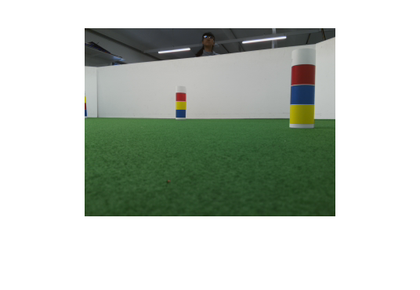
%> input picture Week 7/map1.png, 420 x 290 px, shrunk from 536 x 370 before the run
$ octave --eval "result = sense1159(imread('map1.png'));"   (GNU Octave 9; MATLAB toolbox functions it lacks are replaced by stand-ins)
%> lines starting %> are read from the running program, lines starting %| are printed output that depends on the picture; in (x1, y1, x2, y2) boxes, pixels count from 0 and x2, y2 are one past the last pixel; in counts of white or black regions, pixels touching at a corner belong together; the program's own positions count from 1
function Z = sense1159(I)
% input: I is an RGB image of the robot's view
% output: Z = 1xn where n is the number of beacons in the image.


%for week 8 task, detect IDs and estimate range and bearing
% input: I is an RGB image of the robot's view
% output: Z = nx3 where Z(i,:) = [id range bearing] (bearing should be in degrees)

% Getting the image
%     load map1r1.mat;
%     I = data(1).image;

%load map1r1.mat
%I = data(1).image;
RGB = I;
%> RGB is the input picture: size 290x420x3 uint8; mean R, G, B 192.6, 199.9, 191.3

% For Blue mask
[BWB,maskedRGBImage] = ForBlueColor2(RGB);
%> in ForBlueColor2, `I = rgb2hsv(RGB);`: I: size 290x420x3 double; mean H, S, V 0.131, 0.109, 0.786
%> in ForBlueColor2, `sliderBW = (I(:,:,1) >= channel1Min ) & (I(:,:,1) <= channel1Max) & (I..`:
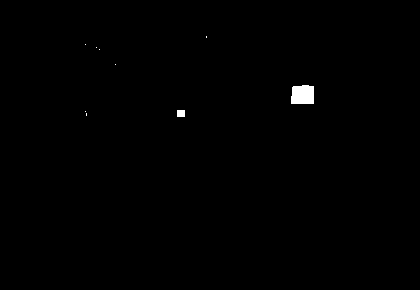
%> sliderBW: size 290x420 logical; 0.39% white; 9 white regions (7 under 20 px), largest, box (x1, y1, x2, y2) and area: (291, 85, 314, 104) 410, (177, 110, 185, 117) 56
s_Blue = regionprops(BWB,'centroid');
%> s_Blue = 2 regions; Centroid: [181.5 114], [303.3 95.5]
%Areas_Blue = regionprops(BWB,'Area');
%AreaOfBlueCentroids = Areas_Blue.Area;
centroids_Blue = cat(1,s_Blue.Centroid);
%> centroids_Blue = [181.5 114; 303.3 95.46]


% For Red mask
[BWR,maskedRGBImage] = ForRedColor(RGB);
%> in ForRedColor, `sliderBW = ( (I(:,:,1) >= channel1Min) | (I(:,:,1) <= channel1Max) ) &..`:
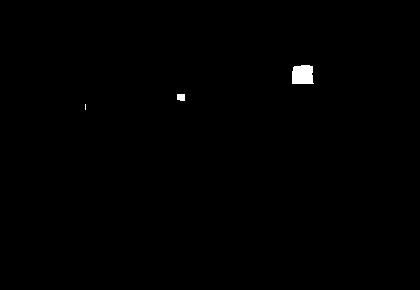
%> sliderBW: size 290x420 logical; 0.36% white; 3 white regions (1 under 20 px), largest, box (x1, y1, x2, y2) and area: (292, 65, 314, 84) 380, (177, 94, 185, 101) 53
%> in ForRedColor, `ErodedImg = imopen(BWR , ones(4));`: ErodedImg: size 290x420 logical; 0.35% white; 2 white regions, box (x1, y1, x2, y2) and area: (292, 65, 313, 84) 379, (177, 94, 185, 101) 53
s_Red = regionprops(BWR,'centroid');
%> s_Red = 2 regions; Centroid: [181.6 97.8], [303.2 75.4]
%Areas_Red = regionprops(BWR,'Area');
%AreaOfRedCentroids = Areas_Red.Area;
centroids_Red = cat(1,s_Red.Centroid);
%> centroids_Red = [181.6 97.83; 303.2 75.39]


% For yellow mask
[BWY,maskedRGBImage] = ForYellowColor2(RGB);
%> in ForYellowColor2, `sliderBW = (I(:,:,1) >= channel1Min ) & (I(:,:,1) <= channel1Max) & (I..`:
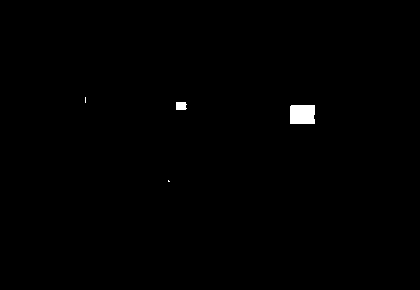
%> sliderBW: size 290x420 logical; 0.46% white; 4 white regions (2 under 20 px), largest, box (x1, y1, x2, y2) and area: (290, 105, 315, 124) 470, (176, 102, 187, 110) 82
%> in ForYellowColor2, `ErodedImg = imopen(BWY , ones(4));`: ErodedImg: size 290x420 logical; 0.45% white; 2 white regions, box (x1, y1, x2, y2) and area: (290, 105, 315, 124) 470, (176, 102, 186, 110) 80
s_Yellow = regionprops(BWY,'centroid');
%> s_Yellow = 2 regions; Centroid: [181.5 106.5], [302.9 115]
%Areas_Yellow = regionprops(BWY,'Area');
%AreaOfYellowCentroids = Areas_Yellow.Area;
centroids_Yellow = cat(1,s_Yellow.Centroid);
%> centroids_Yellow = [181.5 106.5; 302.9 115]

% Plot all three masks together
figure;
imshow(BWB+BWR+BWY);
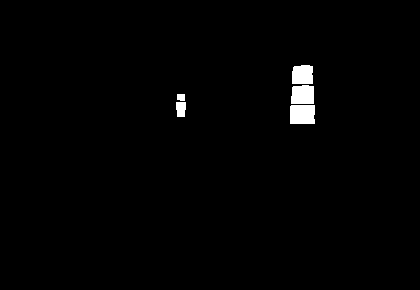
%> displayed picture: size 290x420, on the screen's scale of 0 to 255; 1.2% white; 5 white regions, box (x1, y1, x2, y2) and area: (290, 105, 315, 124) 470, (291, 85, 314, 104) 410, (292, 65, 313, 84) 379, (176, 102, 186, 117) 136, (177, 94, 185, 101) 53
hold on
plot(centroids_Blue(:,1),centroids_Blue(:,2),'b*')
hold on
plot(centroids_Red(:,1),centroids_Red(:,2),'b*')
hold on
plot(centroids_Yellow(:,1),centroids_Yellow(:,2),'b*')
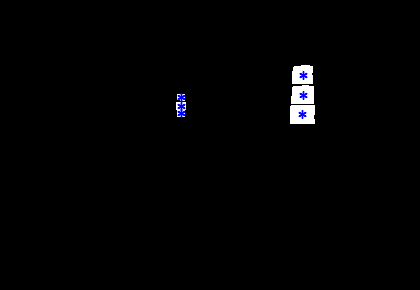
%> figure redrawn from the program's plot data

% [8 lines of commented-out code are left out]


 [blue, ~] = ForBlueColor2(RGB);
 redpass = blue;

 stucturingElement = strel('disk', 6);
 Filter1 = medfilt2(redpass);
%> Filter1: size 290x420 logical; 0.38% white; 2 white regions, box (x1, y1, x2, y2) and area: (291, 85, 314, 104) 407, (177, 110, 185, 117) 52
 filter1pass = Filter1;

 Filter2 = imopen(filter1pass, stucturingElement);
%> Filter2: size 290x420 logical; 0.32% white; 1 white region, box (x1, y1, x2, y2) and area: (291, 85, 314, 104) 387
 filter2pass = Filter2;

 Filter3 = bwlabel(filter2pass);
 filter3pass = Filter3;

 Filter4 = unique(filter3pass);
%> Filter4 = [0; 1]
 filter4pass = Filter4;
%> filter4pass = [0; 1]

 Beconss = numel(filter4pass);
%> Beconss = 2
 NumberofBeacons = Beconss;
%> NumberofBeacons = 2

 if NumberofBeacons == 0
     Z = [];
     return
 end
%

%for count = 1 :NumberofBeacons

    %BeaconAllValuesX = [];
    %idsAllX = [];
    for counter = 1 : size(centroids_Yellow,1)
        centres_XCoord = [centroids_Red(:,1) ,centroids_Yellow(:,1) , centroids_Blue(:,1)];
        %  [BeaconN_sortedX, idsX] = sort(centres_XCoord(counter,:), 'descend')
        BeaconN_sortedX = centres_XCoord(counter,:);

        %BeaconAllValuesX = [BeaconAllValuesX , BeaconN_sortedX]
        %idsAllX = [idsAllX , idsX]
    end
%> this loop made 2 passes
%> centres_XCoord on passes 1 to 2: [181.6 181.5 181.5; 303.2 302.9 303.3], [181.6 181.5 181.5; 303.2 302.9 303.3]

    %BeaconAllValuesY = [];
    idsAllY = [];
    for counter = 1 : size(centroids_Yellow,1)
        centres_YCoord = [centroids_Red(:,2) ,centroids_Yellow(:,2) , centroids_Blue(:,2)];
        [BeaconN_sortedY, idsY] = sort(centres_YCoord(counter,:), 'descend');
        %BeaconAllValuesY = [BeaconAllValuesY , BeaconN_sortedY]
        idsAllY(:,counter) = idsY;
    end
%> this loop made 2 passes
%> (centres_YCoord, BeaconN_sortedY, idsY) on passes 1 to 2: ([97.83 106.5 114; 75.39 115 95.46], [114 106.5 97.83], [3 2 1]), ([97.83 106.5 114; 75.39 115 95.46], [115 95.46 75.39], [2 3 1])
%> after the loop, idsAllY = [3 2; 2 3; 1 1]
    idsAllY = idsAllY';
%> idsAllY = [3 2 1; 2 3 1]


%> the run ends on the next line
    str = strings;
% [49 lines not run here, left out]
function [BWB,maskedRGBImage] = ForBlueColor2(RGB)
%createMask  Threshold RGB image using auto-generated code from colorThresholder app.
%  [BW,MASKEDRGBIMAGE] = createMask(RGB) thresholds image RGB using
%  auto-generated code from the colorThresholder app. The colorspace and
%  range for each channel of the colorspace were set within the app. The
%  segmentation mask is returned in BW, and a composite of the mask and
%  original RGB images is returned in maskedRGBImage.

% Auto-generated by colorThresholder app on 30-Apr-2021
%------------------------------------------------------


% Convert RGB image to chosen color space
I = rgb2hsv(RGB);

% Define thresholds for channel 1 based on histogram settings
channel1Min = 0.548;
channel1Max = 0.709;

% Define thresholds for channel 2 based on histogram settings
channel2Min = 0.507;
channel2Max = 0.947;

% Define thresholds for channel 3 based on histogram settings
channel3Min = 0.096;
channel3Max = 0.936;

% Create mask based on chosen histogram thresholds
sliderBW = (I(:,:,1) >= channel1Min ) & (I(:,:,1) <= channel1Max) & ...
    (I(:,:,2) >= channel2Min ) & (I(:,:,2) <= channel2Max) & ...
    (I(:,:,3) >= channel3Min ) & (I(:,:,3) <= channel3Max);
BWB = sliderBW;

% Initialize output masked image based on input image.
maskedRGBImage = RGB;

% Set background pixels where BW is false to zero.
maskedRGBImage(repmat(~BWB,[1 1 3])) = 0;

ErodedImg = imopen(BWB , ones(4));
BWB = ErodedImg;

end


function [BWY,maskedRGBImage] = ForYellowColor2(RGB)
%createMask  Threshold RGB image using auto-generated code from colorThresholder app.
%  [BW,MASKEDRGBIMAGE] = createMask(RGB) thresholds image RGB using
%  auto-generated code from the colorThresholder app. The colorspace and
%  range for each channel of the colorspace were set within the app. The
%  segmentation mask is returned in BW, and a composite of the mask and
%  original RGB images is returned in maskedRGBImage.

% Auto-generated by colorThresholder app on 30-Apr-2021
%------------------------------------------------------


% Convert RGB image to chosen color space
I = rgb2hsv(RGB);

% Define thresholds for channel 1 based on histogram settings
channel1Min = 0.085;
channel1Max = 0.258;

% Define thresholds for channel 2 based on histogram settings
channel2Min = 0.384;
channel2Max = 1.000;

% Define thresholds for channel 3 based on histogram settings
channel3Min = 0.293;
channel3Max = 0.797;

% Create mask based on chosen histogram thresholds
sliderBW = (I(:,:,1) >= channel1Min ) & (I(:,:,1) <= channel1Max) & ...
    (I(:,:,2) >= channel2Min ) & (I(:,:,2) <= channel2Max) & ...
    (I(:,:,3) >= channel3Min ) & (I(:,:,3) <= channel3Max);
BWY = sliderBW;

% Initialize output masked image based on input image.
maskedRGBImage = RGB;

% Set background pixels where BW is false to zero.
maskedRGBImage(repmat(~BWY,[1 1 3])) = 0;

ErodedImg = imopen(BWY , ones(4));
BWY = ErodedImg;

end


function [BWR,maskedRGBImage] = ForRedColor(RGB)
%createMask  Threshold RGB image using auto-generated code from colorThresholder app.
%  [BW,MASKEDRGBIMAGE] = createMask(RGB) thresholds image RGB using
%  auto-generated code from the colorThresholder app. The colorspace and
%  range for each channel of the colorspace were set within the app. The
%  segmentation mask is returned in BW, and a composite of the mask and
%  original RGB images is returned in maskedRGBImage.

% Auto-generated by colorThresholder app on 30-Apr-2021
%------------------------------------------------------


% Convert RGB image to chosen color space
I = rgb2hsv(RGB);

% Define thresholds for channel 1 based on histogram settings
channel1Min = 0.973;
channel1Max = 0.030;

% Define thresholds for channel 2 based on histogram settings
channel2Min = 0.645;
channel2Max = 1.000;

% Define thresholds for channel 3 based on histogram settings
channel3Min = 0.219;
channel3Max = 0.851;

% Create mask based on chosen histogram thresholds
sliderBW = ( (I(:,:,1) >= channel1Min) | (I(:,:,1) <= channel1Max) ) & ...
    (I(:,:,2) >= channel2Min ) & (I(:,:,2) <= channel2Max) & ...
    (I(:,:,3) >= channel3Min ) & (I(:,:,3) <= channel3Max);
BWR = sliderBW;

% Initialize output masked image based on input image.
maskedRGBImage = RGB;

% Set background pixels where BW is false to zero.
maskedRGBImage(repmat(~BWR,[1 1 3])) = 0;

ErodedImg = imopen(BWR , ones(4));
BWR = ErodedImg;


end
